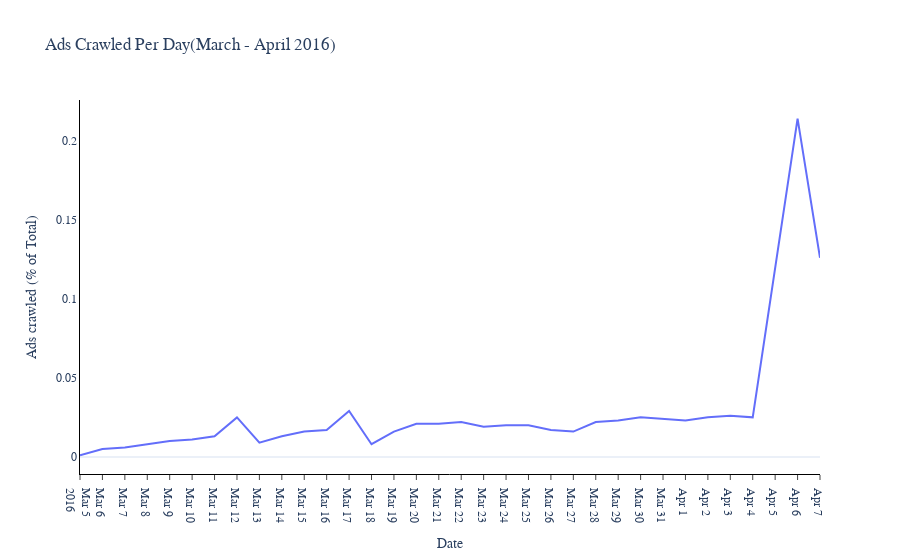

The notebook cell saved with this chart:
### Markdown cell above
#### Observations

- *It appears that we are dealing with listings created between August 10, 2015, and April 7, 2016.* 
- *Earlier, there were **very few** listings on the site. This pattern changed, especially on March 5, 2016, when we noticed a massive growth in listings.  The number of listings has remained higher since then.*
- *Interestingly, March 5, 2016, was also the exact date when the crawler crawled the first group of ads from the website.*

### 3. Last Seen

### Code cell
last_seen = (autos['last_seen']
            .str[:10]
            .value_counts(normalize=True,dropna=False)
            .round(3)
            .sort_index()
)

# pretty print date wtih tabualte 

print(tabulate(last_seen.to_frame(),headers=['Date','last_seen%'],tablefmt='psql'))

fig = px.line(x=last_seen.index,y=last_seen.values,template='plotly_white',
title='Ads Crawled Per Day(March - April 2016)')
fig.update_xaxes(nticks=34, title='Date',showgrid=False, ticks='outside', linecolor='black')
fig.update_yaxes(title='Ads crawled (% of Total)',showgrid=False, linecolor='black')
fig.update_layout(font_size = 12, font_family='Arial')

### Figure 1 — Plotly figure (JSON) as saved in the notebook; plotly's stock layout.template omitted (floating-point values rounded to 4 significant figures)
{"data": [{"hovertemplate": "x=%{x}<br>y=%{y}<extra></extra>", "legendgroup": "", "line": {"color": "#636efa", "dash": "solid"}, "marker": {"symbol": "circle"}, "mode": "lines", "name": "", "orientation": "v", "showlegend": false, "type": "scatter", "x": ["2016-03-05", "2016-03-06", "2016-03-07", "2016-03-08", "2016-03-09", "2016-03-10", "2016-03-11", "2016-03-12", "2016-03-13", "2016-03-14", "2016-03-15", "2016-03-16", "2016-03-17", "2016-03-18", "2016-03-19", "2016-03-20", "2016-03-21", "2016-03-22", "2016-03-23", "2016-03-24", "2016-03-25", "2016-03-26", "2016-03-27", "2016-03-28", "2016-03-29", "2016-03-30", "2016-03-31", "2016-04-01", "2016-04-02", "2016-04-03", "2016-04-04", "2016-04-05", "2016-04-06", "2016-04-07"], "xaxis": "x", "y": [0.001, 0.005, 0.006, 0.008, 0.01, 0.011, 0.013, 0.025, 0.009, 0.013, 0.016, 0.017, 0.029, 0.008, 0.016, 0.021, 0.021, 0.022, 0.019, 0.02, 0.02, 0.017, 0.016, 0.022, 0.023, 0.025, 0.024, 0.023, 0.025, 0.026, 0.025, 0.121, 0.214, 0.126], "yaxis": "y"}], "layout": {"font": {"family": "Arial", "size": 12}, "legend": {"tracegroupgap": 0}, "title": {"text": "Ads Crawled Per Day(March - April 2016)"}, "xaxis": {"anchor": "y", "domain": [0, 1], "linecolor": "black", "nticks": 34, "showgrid": false, "ticks": "outside", "title": {"text": "Date"}}, "yaxis": {"anchor": "x", "domain": [0, 1], "linecolor": "black", "showgrid": false, "title": {"text": "Ads crawled (% of Total)"}}}}
